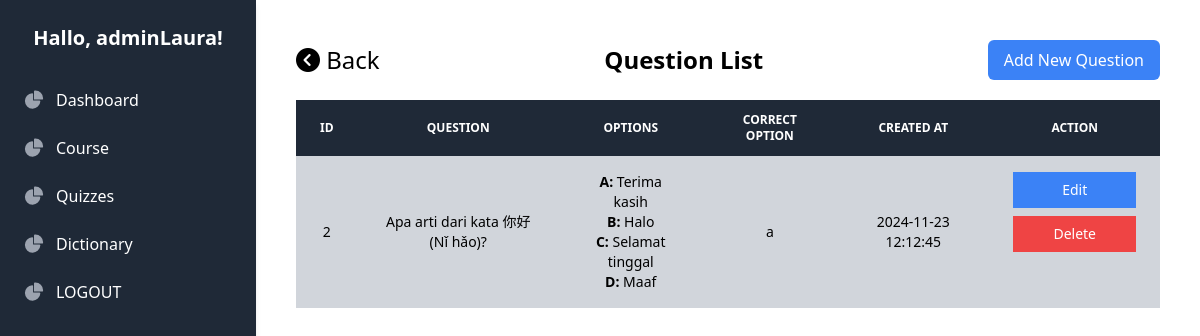
The page /admin-panel/admin-question.php?quiz_id=1 (signed in) on the database its author committed.
### tables this page shows
CREATE TABLE `questions` (
  `id` int(11) NOT NULL,
  `quiz_id` int(11) NOT NULL,
  `question_text` text NOT NULL,
  `option_a` varchar(255) NOT NULL,
  `option_b` varchar(255) NOT NULL,
  `option_c` varchar(255) NOT NULL,
  `option_d` varchar(255) NOT NULL,
  `correct_option` enum('a','b','c','d') NOT NULL,
  `created_at` timestamp NOT NULL DEFAULT current_timestamp()
);

### admin-panel/admin-question.php (the view, shortened to what this page needs)
<?php
include_once './koneksi/koneksi-db.php';
$quizId = isset($_GET['quiz_id']) ? intval($_GET['quiz_id']) : 0;
$queryQuestions = "SELECT id, quiz_id, question_text, option_a, option_b, option_c, option_d, correct_option, created_at
                   FROM questions WHERE quiz_id = ?";
if ($stmt = $conn->prepare($queryQuestions)) {
    $stmt->bind_param("i", $quizId);
    $stmt->execute();
    $resultQuestions = $stmt->get_result();
} else {
    die("Query preparation failed: " . $conn->error);
}
?>
<!DOCTYPE html>
<html lang="en">
<head>
    <link rel="stylesheet" href="https://cdnjs.cloudflare.com/ajax/libs/font-awesome/6.4.0/css/all.min.css" />
    <script src="https://cdn.tailwindcss.com"></script>
</head>
<body class="m-0 font-sans flex">
    <aside id="default-sidebar" class="fixed top-0 left-0 z-40 w-64 h-screen bg-gray-800 text-white shadow-md">
        <div class="h-full px-4 py-6 overflow-y-auto">
            <h2 class="text-xl font-semibold mb-6 text-center">Hallo, <?php echo $_SESSION['admin']; ?>!</h2>
            <nav>
                <a href="./admin-dashboard.php" class="flex hover:bg-gray-700 px-2 py-3 items-center rounded-md group">
                    <span class="ms-3">Dashboard</span>
                </a>
                <a href="./admin-Course.php" class="flex hover:bg-gray-700 px-2 py-3 items-center rounded-md group">
                    <span class="ms-3">Course</span>
                </a>
                <a href="./admin-Quizzes.php" class="flex hover:bg-gray-700 px-2 py-3 items-center rounded-md group">
                    <span class="ms-3">Quizzes</span>
                </a>
                <a href="./admin-Dictionary.php" class="flex hover:bg-gray-700 px-2 py-3 items-center rounded-md group">
                    <span class="ms-3">Dictionary</span>
                </a>
                <a href="./controller/logout.php" class="flex hover:bg-gray-700 px-2 py-3 items-center rounded-md group">
                    <span class="ms-3">LOGOUT</span>
                </a>
            </nav>
        </div>
    </aside>
    <div id="content" class="w-full flex flex-col ml-64 p-10 gap-5">
        <div class="flex flex-row justify-between items-center">
            <a href="./admin-Quizzes.php" class="text-center text-2xl">
                <i class="fa-solid fa-circle-chevron-left"></i> Back
            </a>
            <h1 class="text-2xl font-bold">Question List</h1>
            <a href="./question/addQuestion.php?quiz_id=<?php echo $quizId; ?>">
                <button class="bg-blue-500 text-white px-4 py-2 rounded-md hover:bg-blue-800">Add New Question</button>
            </a>
        </div>
        <table class="w-full text-left text-sm text-gray-500">
            <thead class="text-xs text-gray-700 uppercase bg-gray-800">
                <tr class="text-center text-white">
                    <th class="px-6 py-3">ID</th>
                    <th class="px-6 py-3">Question</th>
                    <th class="px-6 py-3">Options</th>
                    <th class="px-6 py-3">Correct Option</th>
                    <th class="px-6 py-3">Created At</th>
                    <th class="px-6 py-3">Action</th>
                </tr>
            </thead>
            <tbody>
                <?php while ($row = $resultQuestions->fetch_assoc()) : ?>
                    <tr class="bg-gray-300 text-black text-center">
                        <td class="px-6 py-4"><?php echo $row['id']; ?></td>
                        <td class="px-6 py-4"><?php echo $row['question_text']; ?></td>
                        <td class="px-6 py-4">
                            <div>
                                <strong>A:</strong> <?php echo $row['option_a']; ?><br>
                                <strong>B:</strong> <?php echo $row['option_b']; ?><br>
                                <strong>C:</strong> <?php echo $row['option_c']; ?><br>
                                <strong>D:</strong> <?php echo $row['option_d']; ?>
                            </div>
                        </td>
                        <td class="px-6 py-4"><?php echo $row['correct_option']; ?></td>
                        <td class="px-6 py-4"><?php echo $row['created_at']; ?></td>
                        <td class="px-6 py-4 flex flex-col items-center justify-center gap-2">
                            <a href="./question/editQuestion.php?quiz_id=<?php echo $quizId; ?>&id=<?php echo $row['id']; ?>" class="w-full bg-blue-500 text-white py-2 px-10 hover:bg-blue-900">Edit</a>
                            <a href="./controller/deleteQuestion.php?quiz_id=<?php echo urlencode($quizId); ?>&id=<?php echo urlencode($row['id']); ?>" class="w-full bg-red-500 text-white py-2 px-10 hover:bg-red-900">Delete</a>
                        </td>
                    </tr>
                <?php endwhile; ?>
            </tbody>
        </table>
    </div>
</body>
</html>

### rows shown on the page
questions: id "2", question_text "Apa arti dari kata 你好 (Nǐ hǎo)?", option_a "Terima kasih", option_b "Halo", option_c "Selamat tinggal", option_d "Maaf", correct_option "a", created_at "2024-11-23 12:12:45"

### other values the page prints
$_SESSION['admin'] "adminLaura"
